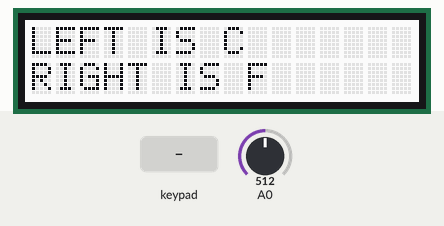
Bench run of a sketch on a simulated Arduino Uno, built with avr-gcc and run on an emulated ATmega328P. On the bench: 16×2 character LCD. Inputs (shaded band) come from the test bench; at power-on: A0 = 512. What the sketch prints to the serial monitor is not drawn.

Above: at 1.2 s.
1.3 s: key 'L' pressed
At 3.3 s:
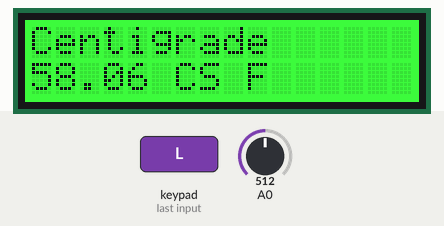
3.6 s: A0 set to 23
At 4.8 s:
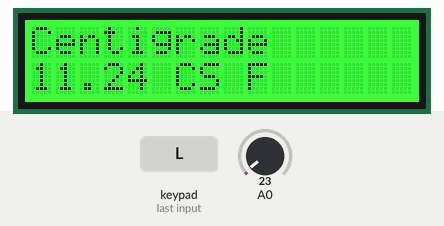
5.1 s: A0 set to 18
At 5.7 s:
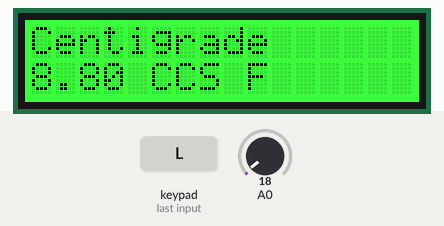
6.6 s: key 'R' pressed
At 8.4 s:
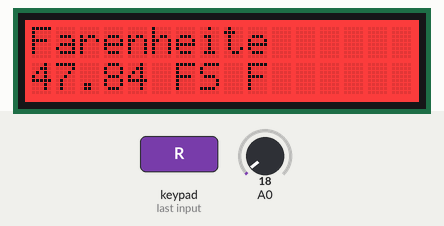
8.7 s: key 'U' pressed
At 10.9 s:
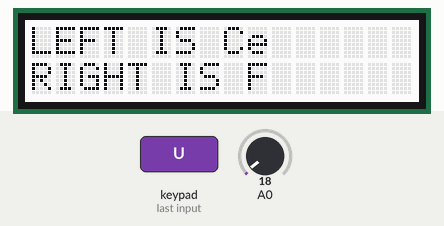
11.7 s: key 'S' pressed
At 12.8 s:
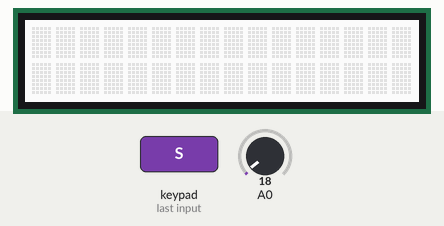
Timing chart, 0 to 14.7 s (numbered marks = the images above; inputs shaded):
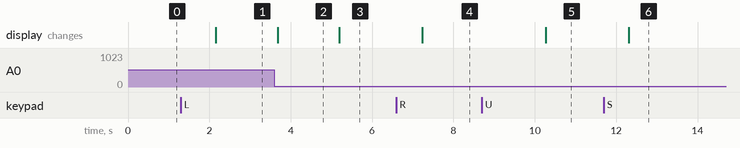

The sketch:

LM35TempRGBLCD.ino
```cpp
// include the library code:
#include <Wire.h>
#include <Adafruit_MCP23017.h>
#include <Adafruit_RGBLCDShield.h>

// The shield uses the I2C SCL and SDA pins. On classic Arduinos
// this is Analog 4 and 5 so you can't use those for analogRead() anymore
// However, you can connect other I2C sensors to the I2C bus and share
// the I2C bus.
Adafruit_RGBLCDShield lcd = Adafruit_RGBLCDShield();

// These #defines make it easy to set the backlight color
#define RED 0x1
#define YELLOW 0x3
#define GREEN 0x2
#define TEAL 0x6
#define BLUE 0x4
#define VIOLET 0x5
#define WHITE 0x7

//Initialise global variables
int prevbutton = 8; //The last button pressed
uint8_t buttons; //Initialise buttons on LCD Shield
float prevTemp = 0;

void setup()
{
  // Debugging output
  Serial.begin(9600);
  //while (!Serial) ;
  // set up the LCD's number of columns and rows:
  lcd.begin(16, 2);

  // Print a message to the LCD. We track how long it takes since
  // this library has been optimized a bit and we're proud of it :)
  //int time = millis();
  lcd.print("LEFT IS C");
  lcd.setCursor(0, 1);
  lcd.print("RIGHT IS F");
  //time = millis() - time;
  //Serial.print("Took "); Serial.print(time); Serial.println(" ms");
  lcd.setBacklight(WHITE);
  Serial.println("Setup Successful");
}


void loop()                     // run over and over again
{
  //lcd.clear();
  buttons = lcd.readButtons();
  Serial.println(buttons);
  //lcd.clear();

  if (prevbutton == BUTTON_UP || prevbutton == BUTTON_DOWN)
  {
    //lcd.clear();
    lcd.setCursor(0, 0);
    lcd.print("LEFT IS C");
    lcd.setCursor(0, 1);
    lcd.print("RIGHT IS F");
    lcd.setBacklight(WHITE);
    prevButton();
  }

  if (prevbutton == BUTTON_SELECT)
  {
  	lcd.clear();
  	prevButton();
  }

  if (prevbutton == BUTTON_LEFT)
  {
    prevButton(); //speed up button acquisition
    float Centigrade = readTempC();
    prevTemp = Centigrade;
    lcdclear(Centigrade);
    lcd.setCursor(0, 0);
    lcd.print("Centigrade");
    lcd.setCursor(0, 1);
    lcd.print(Centigrade); lcd.print(" C");
    lcd.setBacklight(GREEN);
    prevButton();
    delay(500);
  }

  if (prevbutton == BUTTON_RIGHT)
  {
    prevButton(); //speed up button acquisition
    float Farenheit = readTempF();
    prevTemp = Farenheit;
    lcdclear(Farenheit);
    lcd.setCursor(0, 0);
    lcd.print("Farenheit");
    lcd.setCursor(0, 1);
    lcd.print(Farenheit); lcd.print(" F");
    lcd.setBacklight(RED);
    prevButton();
    delay(500);
  }

  delay(1000);      //waiting a few milliseconds

}

float readTempC()
{
  //getting the voltage reading from the temperature sensor
  uint16_t reading = analogRead(A0);

  // converting that reading to voltage, for 3.3v arduino use 3.3
  float voltage = reading * 500;
  voltage /= 1023.0;

  // print out the voltage
  //Serial.print(voltage); Serial.println(" volts");

  // now print out the temperature
  float temperatureC = voltage;  //converting from 10 mv per degree wit 500 mV offset to degrees ((voltage - 500mV) times 100)
  Serial.print(temperatureC); Serial.println(" degrees C");
  return temperatureC;

}

float readTempF()
{
  //getting the voltage reading from the temperature sensor
  uint16_t reading = analogRead(A0);

  // converting that reading to voltage, for 3.3v arduino use 3.3
  float voltage = reading * 500;
  voltage /= 1023.0;

  // print out the voltage
  //Serial.print(voltage); Serial.println(" volts");

  // now print out the temperature
  float temperatureC = voltage;  //converting from 10 mv per degree wit 500 mV offset
                                                //to degrees ((voltage - 500mV) times 100)
  Serial.print(temperatureC); Serial.println(" degrees C");

  // now convert to Fahrenheit
  float temperatureF = (temperatureC * 9.0 / 5.0) + 32.0;
  Serial.print(temperatureF); Serial.println(" degrees F");

  return temperatureF;

}

void prevButton()
{
  buttons = lcd.readButtons();
  if (buttons > 0)
  {
    prevbutton = buttons;
  }
  else
  {
    prevbutton = prevbutton;
  }
}

void lcdclear(float Temp)
{
	if(prevTemp!=Temp)
	{
	    lcd.clear();
	}

}
```

Measured:
- the behaviour switches between 21 and 20 on A0 (found by bisection; images 2 and 3)
- after the input at 1.3 s, the display: changes after 0.86 s (image 1)
- after the input at 3.6 s, the display: changes after 0.08 s (image 2)
- after the input at 5.1 s, the display: changes after 0.09 s (image 3)
- after the input at 6.6 s, the display: changes after 0.63 s (image 4)
- after the input at 8.7 s, the display: changes after 1.6 s (image 5)
- after the input at 11.7 s, the display: changes after 0.61 s (image 6)
